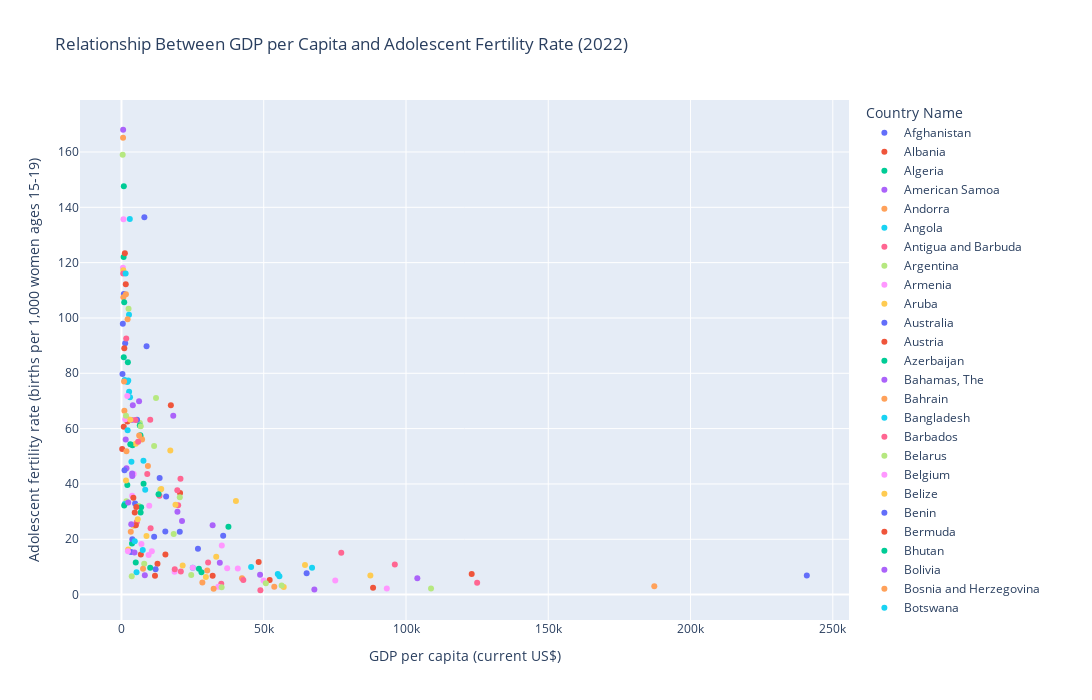

Notebook cell for this chart:
### Code cell
scatterplot_gdp_fertility2 = px.scatter(merged_22, 
                            x="GDP per capita (current US$)", 
                            y="Adolescent fertility rate (births per 1,000 women ages 15-19)", 
                            color="Country Name",
                            title ="Relationship Between GDP per Capita and Adolescent Fertility Rate (2022)",
                            #text="Country Code",
                            width=1100,     
                            height=700
)
scatterplot_gdp_fertility2.show()
